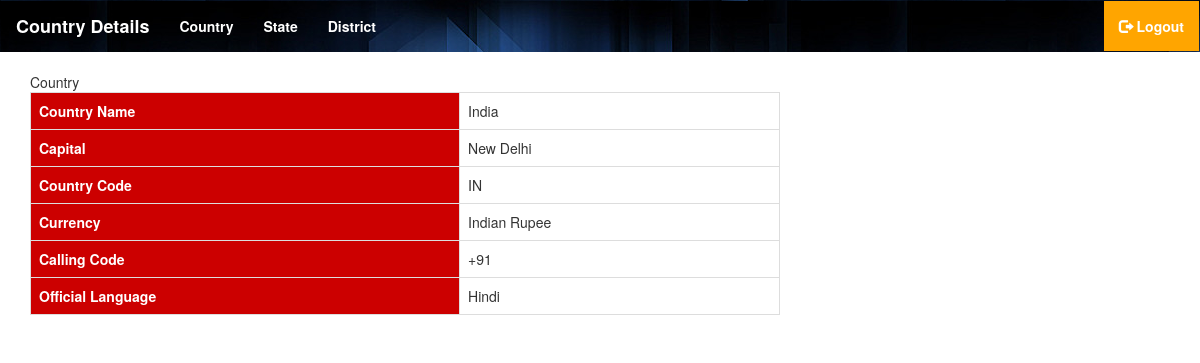
/viewCountry.php?country_id=1, run on the app's committed database.
### tables this page shows
CREATE TABLE `country` (
  `country_id` int(11) NOT NULL,
  `country_name` varchar(255) NOT NULL,
  `country_code` varchar(255) NOT NULL,
  `capital` varchar(255) NOT NULL,
  `official_language` varchar(255) NOT NULL,
  `currency` varchar(100) NOT NULL,
  `calling_code` varchar(100) NOT NULL
);

### viewCountry.php (the view)
<?php
	include("header.php");
	include("dbconfig.php");
?>
		<div class="col-sm-8">
			<caption class="text-center"> Country</caption>
					<?php
						$id = $_GET['country_id'];
						$sql="select * from country where country_id=$id";
						$res=mysqli_query($conn,$sql);
						$row=mysqli_fetch_assoc($res);
					?>
					<table class="table table-bordered">
						<tr>
							<th class="tablebg">Country Name</th>
							<td><?php echo $row['country_name']; ?></td>
						</tr>
						<tr>
							<th class="tablebg">Capital</th>
							<td><?php echo $row['capital']; ?></td>
						</tr>
						<tr>
							<th  class="tablebg">Country Code</th>
							<td><?php echo $row['country_code']; ?></td>
						</tr>
						<tr>
							<th class="tablebg">Currency</th>
							<td><?php echo $row['currency']; ?></td>
						</tr>
						<tr>
							<th  class="tablebg">Calling Code</th>
							<td><?php echo $row['calling_code']; ?></td>
						</tr>
						<tr>
							<th  class="tablebg">Official Language</th>
							<td><?php echo $row['official_language']; ?></td>
						</tr>
					</table>
		</div>
<?php
	include("footer.php");
?>

### CSS/style.css (style rules this page uses)
th { color:white; }
.tablebg { background-color:#cc0000; }

### data on the page
country: country_name "India", capital "New Delhi", country_code "IN", currency "Indian Rupee", calling_code "+91", official_language "Hindi"
